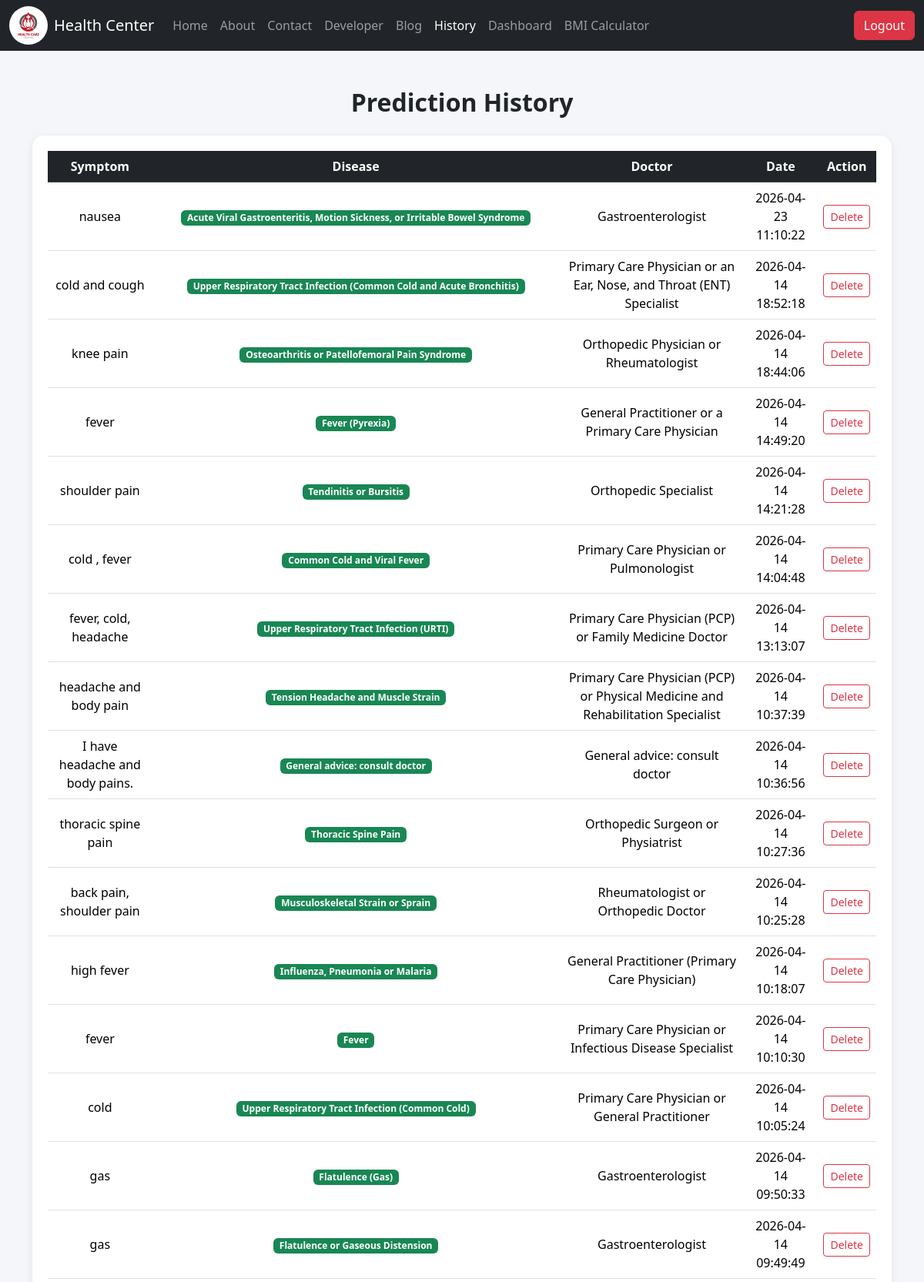
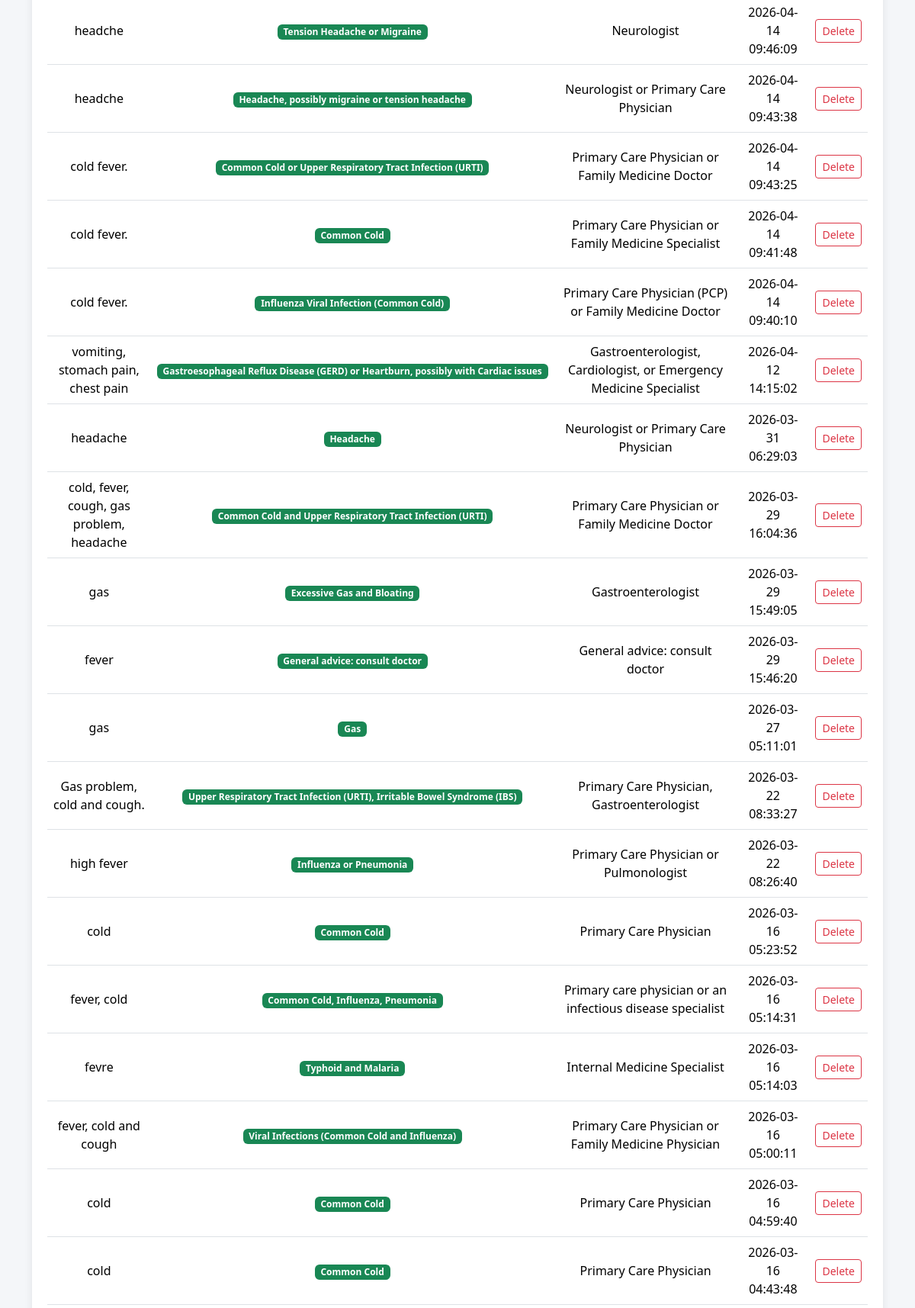
Screenshot of /history (signed in, upper part) with the database file from the repository (2 pictures, top to bottom).
### tables this page shows
CREATE TABLE history(
        id INTEGER PRIMARY KEY AUTOINCREMENT,
        username TEXT,
        symptom TEXT,
        disease TEXT,
        doctor TEXT,
        full_report TEXT,
        date TIMESTAMP DEFAULT CURRENT_TIMESTAMP,
        is_deleted INTEGER DEFAULT 0
    );

### main.py (the view)
@app.route("/history")
def history():
    conn = sqlite3.connect("database.db")
    cur = conn.cursor()
    cur.execute("SELECT * FROM history WHERE username=? AND is_deleted=0 ORDER BY date DESC",(session["user"],))
    rows = cur.fetchall()
    conn.close()
    return render_template("history.html", rows=rows)

### templates/history.html (shortened to what this page needs)
<!DOCTYPE html>
<html>
<head>
<link href="https://cdn.jsdelivr.net/npm/bootstrap@5.3.1/dist/css/bootstrap.min.css" rel="stylesheet">
</head>
<body>
<nav class="navbar navbar-expand-lg navbar-dark bg-dark">
<div class="container-fluid">
<div class="logo">
<img class="myimg" src="{{ url_for('static', filename='img.png') }}">
</div>
<a class="navbar-brand ms-2" href="/chatbot">Health Center</a>
<div class="collapse navbar-collapse" id="navbarNav">
<ul class="navbar-nav me-auto">
<li class="nav-item">
<a class="nav-link" href="/chatbot">Home</a>
</li>
<li class="nav-item">
<a class="nav-link" href="/about">About</a>
</li>
<li class="nav-item">
<a class="nav-link" href="/contact">Contact</a>
</li>
<li class="nav-item">
<a class="nav-link" href="/developer">Developer</a>
</li>
<li class="nav-item">
<a class="nav-link" href="/blog">Blog</a>
</li>
<li class="nav-item">
<a class="nav-link active" href="/history">History</a>
</li>
<li class="nav-item">
<a class="nav-link" href="/dashboard">Dashboard</a>
</li>
<li class="nav-item">
<a class="nav-link" href="/bmi">BMI Calculator</a>
</li>
</ul>
<a href="/logout" class="btn btn-danger">Logout</a>
</div>
</div>
</nav>
<div class="container mt-5">
<h2 class="text-center mb-4 fw-bold">Prediction History</h2>
{% if rows and rows|length > 0 %}
<div class="history-card">
<div class="table-responsive">
<table class="table table-hover text-center align-middle">
<thead class="table-dark">
<tr>
<th>Symptom</th>
<th>Disease</th>
<th>Doctor</th>
<th>Date</th>
<th>Action</th>
</tr>
</thead>
<tbody>
{% for row in rows %}
<tr>
<td>{{ row[2] }}</td>
<td>
<span class="badge bg-success">
{{ row[3] }}
</span>
</td>
<td>{{ row[4] }}</td>
<td>{{ row[6] }}</td>
<td>
<a href="/delete/{{ row[0] }}"
class="btn btn-sm btn-outline-danger"
onclick="return confirm('Delete this record?')">
Delete
</a>
</td>
</tr>
{% endfor %}
</tbody>
</table>
</div>
</div>
{% else %}
<div class="alert alert-info text-center">
No history found.
</div>
{% endif %}
</div>
</body>
</html>

### templates/history.html (style rules this page uses)
body { background:#f4f6f9; }
.logo { width: 50px; height: 50px; }
.myimg { width: 50px; height: 50px; border-radius: 50%; }
.table td { vertical-align: middle; }
.history-card { background:white; padding:20px; border-radius:15px; box-shadow:0px 4px 12px rgba(0,0,0,0.08); }

### rows the page displays
history: symptom "nausea", disease "Acute Viral Gastroenteritis, Motion Sickness, or Irritable Bowel Syndrome", doctor "Gastroenterologist", date "2026-04-23 11:10:22"
history: symptom "cold and cough", disease "Upper Respiratory Tract Infection (Common Cold and Acute Bronchitis)", doctor "Primary Care Physician or an Ear, Nose, and Throat (ENT) Specialist", date "2026-04-14 18:52:18"
history: symptom "knee pain", disease "Osteoarthritis or Patellofemoral Pain Syndrome", doctor "Orthopedic Physician or Rheumatologist", date "2026-04-14 18:44:06"
history: symptom "fever", disease "Fever (Pyrexia)", doctor "General Practitioner or a Primary Care Physician", date "2026-04-14 14:49:20"
history: symptom "shoulder pain", disease "Tendinitis or Bursitis", doctor "Orthopedic Specialist", date "2026-04-14 14:21:28"
history: symptom "cold , fever", disease "Common Cold and Viral Fever", doctor "Primary Care Physician or Pulmonologist", date "2026-04-14 14:04:48"
history: symptom "fever, cold, headache", disease "Upper Respiratory Tract Infection (URTI)", doctor "Primary Care Physician (PCP) or Family Medicine Doctor", date "2026-04-14 13:13:07"
history: symptom "headache and body pain", disease "Tension Headache and Muscle Strain", doctor "Primary Care Physician (PCP) or Physical Medicine and Rehabilitation Specialist", date "2026-04-14 10:37:39"
history: symptom "I have headache and body pains.", disease "General advice: consult doctor", doctor "General advice: consult doctor", date "2026-04-14 10:36:56"
history: symptom "thoracic spine pain", disease "Thoracic Spine Pain", doctor "Orthopedic Surgeon or Physiatrist", date "2026-04-14 10:27:36"
history: symptom "back pain, shoulder pain", disease "Musculoskeletal Strain or Sprain", doctor "Rheumatologist or Orthopedic Doctor", date "2026-04-14 10:25:28"
history: symptom "high fever", disease "Influenza, Pneumonia or Malaria", doctor "General Practitioner (Primary Care Physician)", date "2026-04-14 10:18:07"
history: symptom "fever", disease "Fever", doctor "Primary Care Physician or Infectious Disease Specialist", date "2026-04-14 10:10:30"
history: symptom "cold", disease "Upper Respiratory Tract Infection (Common Cold)", doctor "Primary Care Physician or General Practitioner", date "2026-04-14 10:05:24"
history: symptom "gas", disease "Flatulence (Gas)", doctor "Gastroenterologist", date "2026-04-14 09:50:33"
history: symptom "gas", disease "Flatulence or Gaseous Distension", doctor "Gastroenterologist", date "2026-04-14 09:49:49"
history: symptom "headche", disease "Tension Headache or Migraine", doctor "Neurologist", date "2026-04-14 09:46:09"
history: symptom "headche", disease "Headache, possibly migraine or tension headache", doctor "Neurologist or Primary Care Physician", date "2026-04-14 09:43:38"
history: symptom "cold fever.", disease "Common Cold or Upper Respiratory Tract Infection (URTI)", doctor "Primary Care Physician or Family Medicine Doctor", date "2026-04-14 09:43:25"
history: symptom "cold fever.", disease "Common Cold", doctor "Primary Care Physician or Family Medicine Specialist", date "2026-04-14 09:41:48"
history: symptom "cold fever.", disease "Influenza Viral Infection (Common Cold)", doctor "Primary Care Physician (PCP) or Family Medicine Doctor", date "2026-04-14 09:40:10"
history: symptom "vomiting, stomach pain, chest pain", disease "Gastroesophageal Reflux Disease (GERD) or Heartburn, possibly with Cardiac issues", doctor "Gastroenterologist, Cardiologist, or Emergency Medicine Specialist", date "2026-04-12 14:15:02"
history: symptom "headache", disease "Headache", doctor "Neurologist or Primary Care Physician", date "2026-03-31 06:29:03"
history: symptom "cold, fever, cough, gas problem, headache", disease "Common Cold and Upper Respiratory Tract Infection (URTI)", doctor "Primary Care Physician or Family Medicine Doctor", date "2026-03-29 16:04:36"
history: symptom "gas", disease "Excessive Gas and Bloating", doctor "Gastroenterologist", date "2026-03-29 15:49:05"
history: symptom "fever", disease "General advice: consult doctor", doctor "General advice: consult doctor", date "2026-03-29 15:46:20"
history: symptom "gas", disease "Gas", date "2026-03-27 05:11:01"
history: symptom "Gas problem, cold and cough.", disease "Upper Respiratory Tract Infection (URTI), Irritable Bowel Syndrome (IBS)", doctor "Primary Care Physician, Gastroenterologist", date "2026-03-22 08:33:27"
history: symptom "high fever", disease "Influenza or Pneumonia", doctor "Primary Care Physician or Pulmonologist", date "2026-03-22 08:26:40"
history: symptom "cold", disease "Common Cold", doctor "Primary Care Physician", date "2026-03-16 05:23:52"
history: symptom "fever, cold", disease "Common Cold, Influenza, Pneumonia", doctor "Primary care physician or an infectious disease specialist", date "2026-03-16 05:14:31"
history: symptom "fevre", disease "Typhoid and Malaria", doctor "Internal Medicine Specialist", date "2026-03-16 05:14:03"
history: symptom "fever, cold and cough", disease "Viral Infections (Common Cold and Influenza)", doctor "Primary Care Physician or Family Medicine Physician", date "2026-03-16 05:00:11"
history: symptom "cold", disease "Common Cold", doctor "Primary Care Physician", date "2026-03-16 04:59:40"
history: symptom "cold", disease "Common Cold", doctor "Primary Care Physician", date "2026-03-16 04:43:48"
